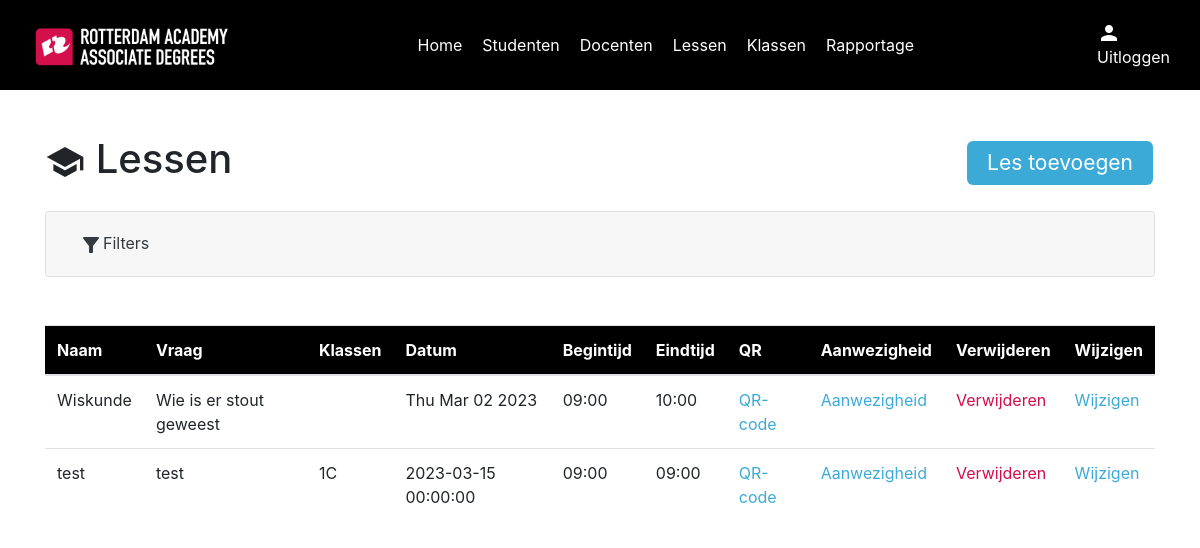
The page /lessen_overzicht on the database as committed earlier.
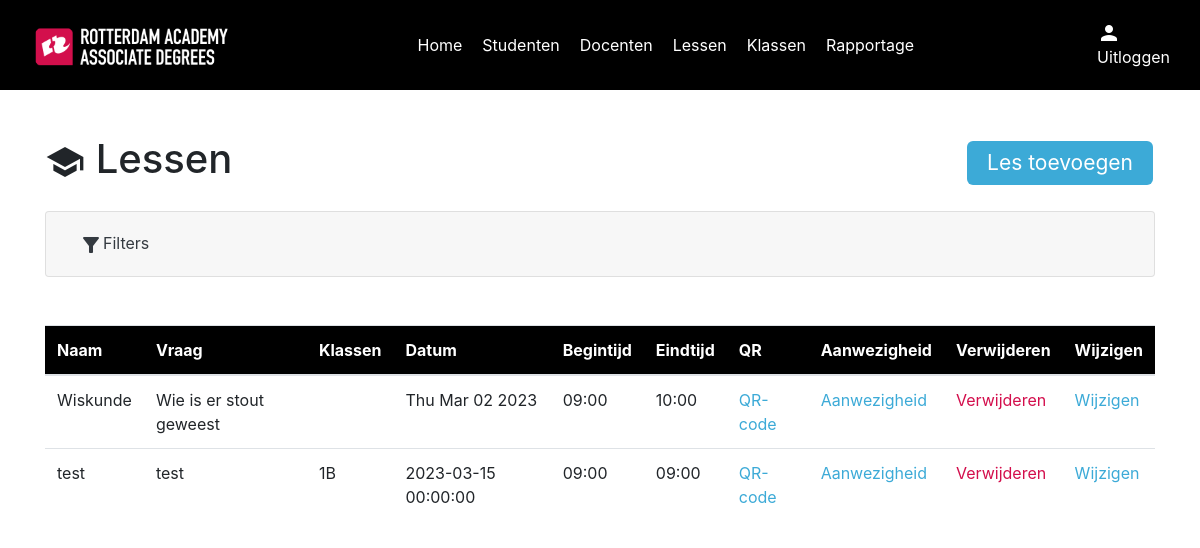
The same page on the database as committed later.
### models/lessonModel.py (models this page shows)
class Lesson(db.Model):
    id = db.Column(db.String(255), primary_key=True)
    name = db.Column(db.String(100), nullable=True)
    question = db.Column(db.String(600), nullable=True)
    date = db.Column(db.String(200), nullable=False)
    start_time = db.Column(db.String(200), nullable=False)
    end_time = db.Column(db.String(200), nullable=False)
    attendance_records = relationship('Attendance', backref='lesson_record', cascade='all, delete')
    classes = relationship('LessonClass', backref=db.backref('lesson_record', lazy=True), cascade='all, delete')
    def to_dict(self):
        return {
            'id': self.id,
            'name': self.name,
            'question': self.question,
            'date': self.date,
            'start_time': self.start_time,
            'end_time': self.end_time,
            'classes': [{'id': c.class_id,
                         'name': c.classes.name if c.classes else ''
                         } for c in self.classes],
        }

### models/classModel.py (models this page shows)
class Class(db.Model):
    id = db.Column(db.Integer, primary_key=True)
    name = db.Column(db.String(100), nullable=False)
    student_classes = db.relationship('StudentClass', backref=db.backref('student', lazy=True))
    lessons = db.relationship('LessonClass', backref=db.backref('classes', lazy=True))
    def to_dict(self):
        return {
            'id': self.id,
            'name': self.name,
            'students': [{'id': s.student_id,
                          'name': s.student.name
                          } for s in self.student_classes],
        }

### routes/lessonRoutes.py (the view)
    @app.route("/lessen_overzicht")
    def lessons_index():
        classes = ClassController.get_all_classes()
        lessons = LessonController.get_all_lessons()
        return render_template(
            "lessons/index.html", lessons=lessons, classes=classes
        )

### controllers/classController.py (called while the page is built)
    @staticmethod
    def get_all_classes():
        classes = Class.query.all()
        class_dict = [class_.to_dict() for class_ in classes]
        return class_dict

### controllers/lessonController.py (called while the page is built)
    @staticmethod
    def get_all_lessons():
        lessons = Lesson.query.all()
        lessons_dict = [lesson.to_dict() for lesson in lessons]
        return lessons_dict

### templates/lessons/index.html (shortened to what this page needs)
{% include "layout.html" %}
{% block content %}
{% include "navigation.html" %}
<div class="lessons container">
    <div class="index" id="lessons">
        <div class="top-content">
            <h1><span class="material-icons" style="font-size: 40px;">school</span> Lessen</h1>
            <a href="#" class="button" id="btnCreate" data-toggle="modal" data-target="#lessonModal">Les toevoegen</a>
        </div>
        <div class="accordion mb-5" id="filterAccordion">
            <div class="card">
              <div class="card-header" id="filterAccordionHeader">
                <h2 class="mb-0">
                  <button class="btn btn-link btn-block text-left text-dark" type="button" data-toggle="collapse" data-target="#collapseOne" aria-expanded="true" aria-controls="collapseOne">
                    <span class="material-icons">filter_alt</span>Filters
                  </button>
                </h2>
              </div>
            </div>
        </div>
        <table class="table">
            <thead style="background-color: black; color: #fff;">
            <tr>
                <th scope="Name">Naam</th>
                <th scope="Question">Vraag</th>
                <th scope="Classes">Klassen</th>
                <th scope="Date">Datum</th>
                <th scope="Starttime">Begintijd</th>
                <th scope="Endtime">Eindtijd</th>
                <th scope="QR">QR</th>
                <th scope="Attendance">Aanwezigheid</th>
                <th scope="Delete">Verwijderen</th>
                <th scope="Change">Wijzigen</th>
            </tr>
            </thead>
            <tbody>
            {% for lesson in lessons %}
            <tr>
                <td>{{ lesson.name }}</td>
                <td style="max-width: 200px; overflow: hidden">{{ lesson.question }}</td>
                <td>
                    {% for class in lesson.classes %}
                    {{ class.name }}
                    {% endfor %}
                </td>
                <td>{{ lesson.date }}</td>
                <td>{{ lesson.start_time }}</td>
                <td>{{ lesson.end_time }}</td>
                <td><a href="/check-in/{{ lesson.id }}" class="blue">QR-code</a></td>
                <td><a href="/lesson/{{ lesson.id }}/aanwezigheid" class="blue">Aanwezigheid</a></td>
                <td><a href="#" class="red showDeleteRowModal" data-id="{{ lesson.id }}" data-toggle="modal" data-target="#deleteRowConfirmation">Verwijderen</a></td>
                <td><a href="#" class="blue" data-id="{{ lesson.id }}" id="btnEdit" data-toggle="modal"
                       data-target="#lessonModal">Wijzigen</a></td>
            </tr>
            {% endfor %}
            </tbody>
        </table>
    </div>
</div>
{% endblock %}

Rows that differ between the two databases and show on the page:
removed Class: name "1C", shown under Lesson "test"
changed Lesson "test": gains Class (name "1B")
